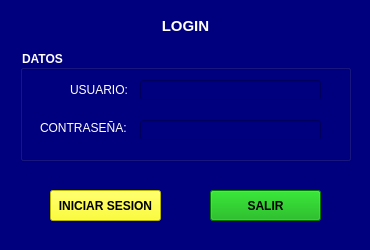
<?xml version="1.0" encoding="UTF-8"?>
<ui version="4.0">
 <class>frmlogin</class>
 <widget class="QMainWindow" name="frmlogin">
  <property name="geometry">
   <rect>
    <x>0</x>
    <y>0</y>
    <width>370</width>
    <height>250</height>
   </rect>
  </property>
  <property name="windowTitle">
   <string>:.PTO. VENTA SABINA</string>
  </property>
  <property name="styleSheet">
   <string notr="true">background-color: rgb(0, 0, 127);
color: rgb(255, 255, 255);</string>
  </property>
  <widget class="QWidget" name="centralwidget">
   <widget class="QLabel" name="label">
    <property name="geometry">
     <rect>
      <x>10</x>
      <y>10</y>
      <width>351</width>
      <height>31</height>
     </rect>
    </property>
    <property name="font">
     <font>
      <pointsize>11</pointsize>
      <weight>75</weight>
      <bold>true</bold>
     </font>
    </property>
    <property name="text">
     <string>LOGIN</string>
    </property>
    <property name="alignment">
     <set>Qt::AlignCenter</set>
    </property>
   </widget>
   <widget class="QGroupBox" name="groupBox">
    <property name="geometry">
     <rect>
      <x>20</x>
      <y>50</y>
      <width>331</width>
      <height>111</height>
     </rect>
    </property>
    <property name="font">
     <font>
      <pointsize>9</pointsize>
      <weight>75</weight>
      <bold>true</bold>
     </font>
    </property>
    <property name="title">
     <string>DATOS</string>
    </property>
    <widget class="QLabel" name="label_2">
     <property name="geometry">
      <rect>
       <x>50</x>
       <y>30</y>
       <width>61</width>
       <height>20</height>
      </rect>
     </property>
     <property name="text">
      <string>USUARIO:</string>
     </property>
    </widget>
    <widget class="QLabel" name="label_3">
     <property name="geometry">
      <rect>
       <x>20</x>
       <y>70</y>
       <width>91</width>
       <height>16</height>
      </rect>
     </property>
     <property name="text">
      <string>CONTRASEÑA:</string>
     </property>
    </widget>
    <widget class="QLineEdit" name="txtusuario">
     <property name="geometry">
      <rect>
       <x>120</x>
       <y>30</y>
       <width>181</width>
       <height>20</height>
      </rect>
     </property>
    </widget>
    <widget class="QLineEdit" name="txtcontrasena">
     <property name="geometry">
      <rect>
       <x>120</x>
       <y>70</y>
       <width>181</width>
       <height>20</height>
      </rect>
     </property>
    </widget>
   </widget>
   <widget class="QPushButton" name="btniniciarsesion">
    <property name="geometry">
     <rect>
      <x>50</x>
      <y>190</y>
      <width>111</width>
      <height>31</height>
     </rect>
    </property>
    <property name="font">
     <font>
      <weight>75</weight>
      <bold>true</bold>
     </font>
    </property>
    <property name="styleSheet">
     <string notr="true">background-color: rgb(255, 255, 0);
color: rgb(0, 0, 0);</string>
    </property>
    <property name="text">
     <string>INICIAR SESION</string>
    </property>
   </widget>
   <widget class="QPushButton" name="btnsalir">
    <property name="geometry">
     <rect>
      <x>210</x>
      <y>190</y>
      <width>111</width>
      <height>31</height>
     </rect>
    </property>
    <property name="font">
     <font>
      <weight>75</weight>
      <bold>true</bold>
     </font>
    </property>
    <property name="styleSheet">
     <string notr="true">background-color: rgb(0, 170, 0);
color: rgb(0, 0, 0);</string>
    </property>
    <property name="text">
     <string>SALIR</string>
    </property>
   </widget>
  </widget>
 </widget>
 <resources/>
 <connections/>
</ui>
